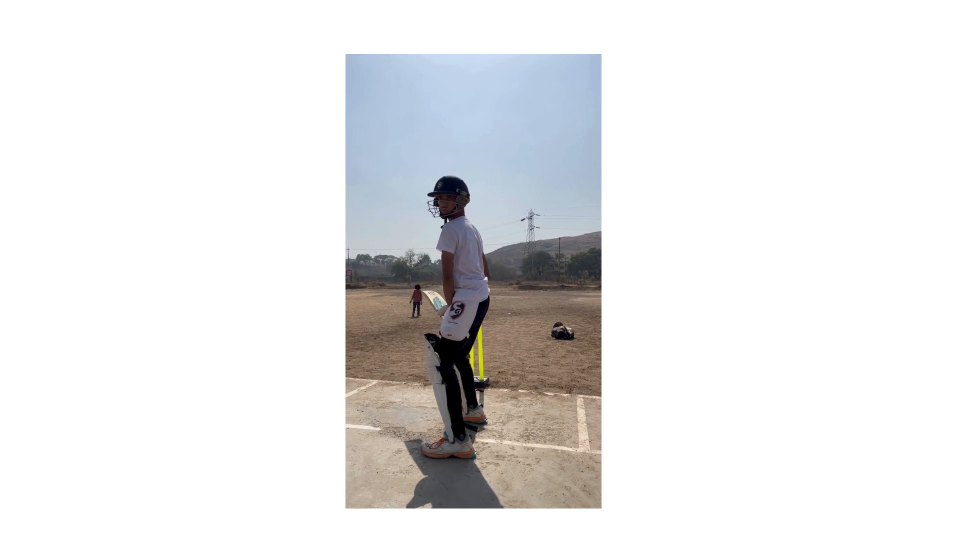
#> input picture frame 21 of batsman.mp4, 1920 x 1080 px, given in place of v1.mp4, which was not available (shown at 1/2 size)
$ python main.py
#> lines starting #> are read from the running program, lines starting #| are printed output that depends on the picture; after the words box and inside, x2 and y2 are one past the last pixel; in counts of white or black regions, pixels touching at a corner belong together; pictures that were not available may be replaced by others from this repository, and a replacement may not be noted
#> (reads config.json from the repository)
#> in main, frame is the input picture: shape (1080, 1920, 3); mean B, G, R 231.6, 231.3, 231.5
### frame_processor.py
#!/usr/bin/env python3
# -*- coding: utf-8 -*-

"""
Frame Processor Module

This module is responsible for processing input video frames, including decoding,
preprocessing, and preparing frames for object detection and tracking.

Team Member Responsibilities:
----------------------------
Member 2: Frame processing, image preprocessing, and optimization for mobile devices
"""

import cv2
import numpy as np
import base64
from typing import Dict, Any, Tuple

class FrameProcessor:
    """
    Processes input frames for the Ball Tracking Module.

    Handles frame decoding, resizing, color conversion, and other preprocessing
    steps to prepare frames for object detection and tracking.

    Team Member Responsibilities:
    ----------------------------
    Member 2: Implementation and optimization of all frame processing methods
    """

    def __init__(self, config: Dict[str, Any]):
        """
        Initialize the Frame Processor with configuration.

        Args:
            config: Dictionary containing configuration parameters
        """
        self.config = config
        self.target_size = config.get("target_size", (640, 480))
        self.use_gpu = config.get("use_gpu", False)

        # Initialize preprocessing parameters
        self.apply_contrast_enhancement = config.get("enhance_contrast", True)
        self.apply_noise_reduction = config.get("reduce_noise", True)
        self.clahe = cv2.createCLAHE(clipLimit=2.0, tileGridSize=(8, 8)) if self.apply_contrast_enhancement else None

    # [32 lines left out: function decode_frame, not called in this run]

    def preprocess_frame(self, frame: np.ndarray) -> np.ndarray:
        """
        Apply preprocessing steps to the frame.

        Args:
            frame: Input frame as numpy array

        Returns:
            Preprocessed frame
        """
        # Resize if needed
        if self.target_size and (frame.shape[1], frame.shape[0]) != self.target_size:
            frame = cv2.resize(frame, self.target_size)

        # Apply noise reduction if enabled
        if self.apply_noise_reduction:
            frame = self._reduce_noise(frame)

        # Apply contrast enhancement if enabled
        if self.apply_contrast_enhancement:
            frame = self._enhance_contrast(frame)

        return frame

    def _reduce_noise(self, frame: np.ndarray) -> np.ndarray:
        """
        Apply noise reduction to the frame.

        Args:
            frame: Input frame

        Returns:
            Noise-reduced frame
        """
        # Use bilateral filter for edge-preserving noise reduction
        return cv2.bilateralFilter(frame, 9, 75, 75)

    def _enhance_contrast(self, frame: np.ndarray) -> np.ndarray:
        """
        Enhance contrast in the frame to improve object visibility.

        Args:
            frame: Input frame

        Returns:
            Contrast-enhanced frame
        """
        # Convert to LAB color space
        lab = cv2.cvtColor(frame, cv2.COLOR_BGR2LAB)
#> lab: shape (1080, 1920, 3); mean of channels 0, 1, 2 232.9, 128.3, 127.9

        # Apply CLAHE to L channel
        l, a, b = cv2.split(lab)
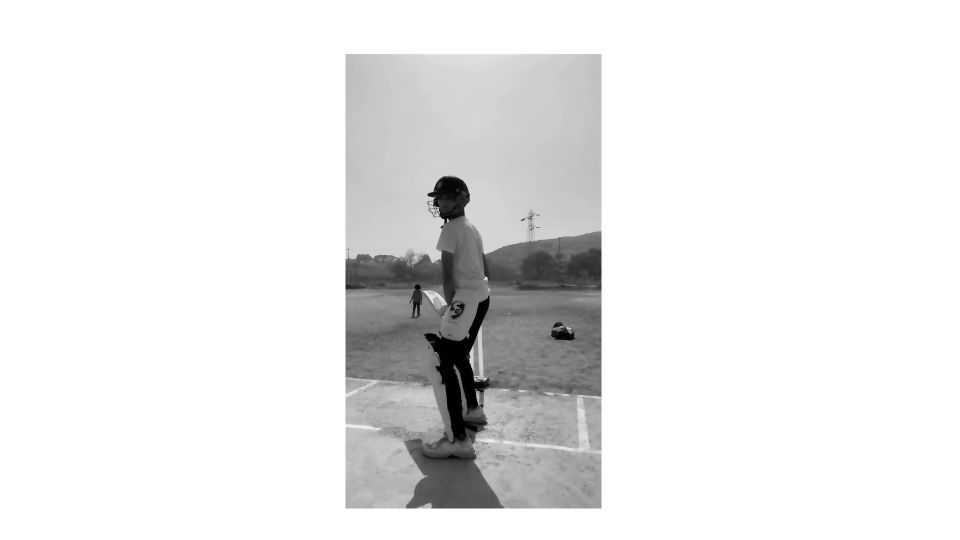
#> l: shape (1080, 1920) (shown at 1/2 size); min 0, max 255, mean 232.9
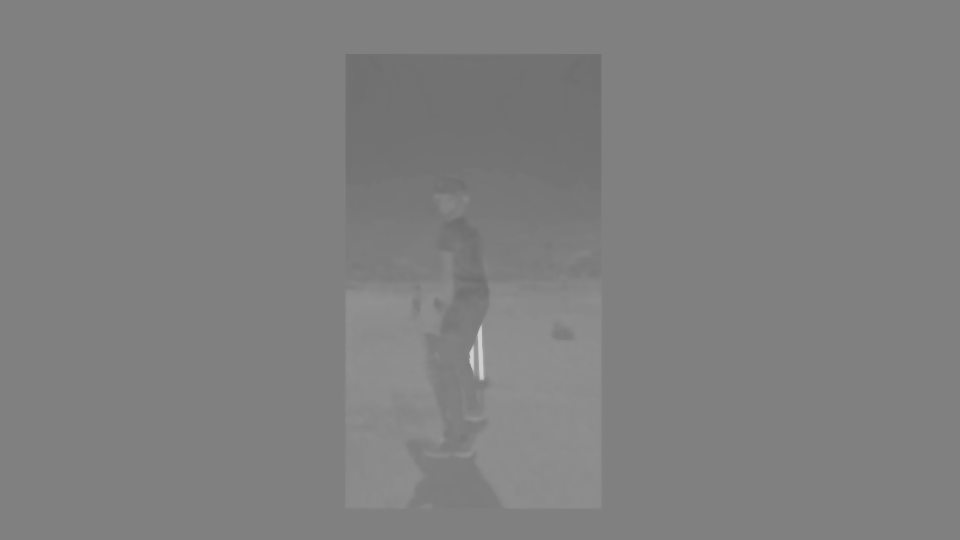
#> b: shape (1080, 1920) (shown at 1/2 size); min 109, max 209, mean 127.9
        l = self.clahe.apply(l)
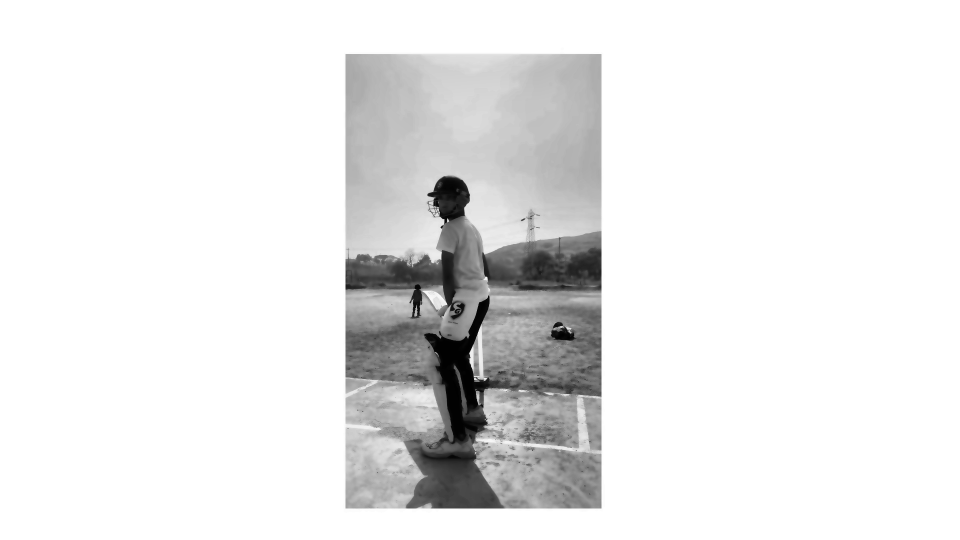
#> l: shape (1080, 1920) (shown at 1/2 size); min 1, max 255, mean 232.8

        # Merge channels and convert back to BGR
        lab = cv2.merge((l, a, b))
#> lab: shape (1080, 1920, 3); mean of channels 0, 1, 2 232.8, 128.3, 127.9
        enhanced = cv2.cvtColor(lab, cv2.COLOR_LAB2BGR)
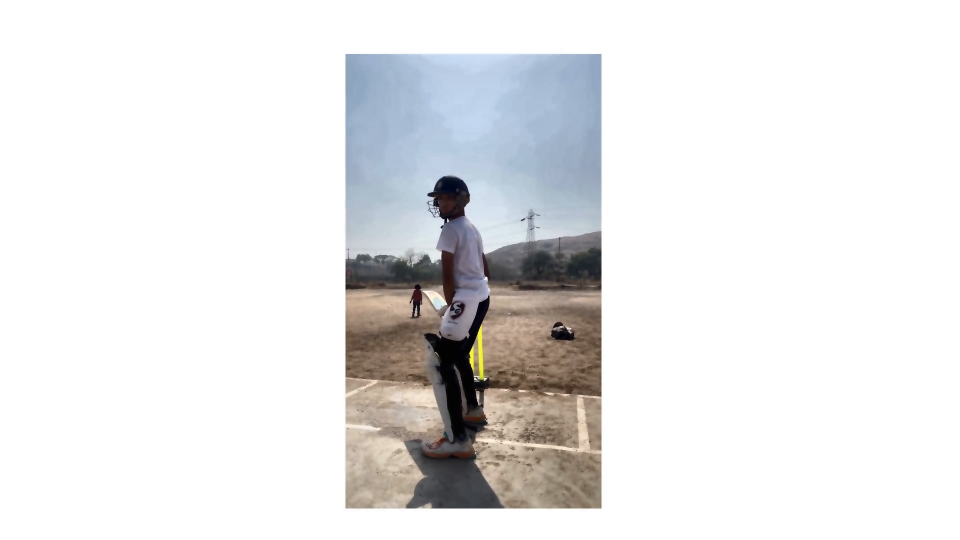
#> enhanced: shape (1080, 1920, 3) (shown at 1/2 size); mean B, G, R 231.7, 231.3, 231.5

        return enhanced

    # [39 lines left out: functions extract_roi, encode_frame, not called in this run]

### object_detector.py
#!/usr/bin/env python3
# -*- coding: utf-8 -*-

"""
Object Detector Module

This module is responsible for detecting cricket-related objects in video frames,
including the ball, stumps, batsman, and bat. It uses a combination of traditional
computer vision techniques and deep learning approaches.

Team Member Responsibilities:
----------------------------
Member 3: Object detection implementation, model training/integration, and detection optimization
"""

import cv2
import numpy as np
from typing import Dict, List, Any, Tuple

class ObjectDetector:
    """
    Detects cricket-related objects in frames.

    This class implements detection algorithms for cricket balls, stumps,
    batsmen, and bats.

    Team Member Responsibilities:
    ----------------------------
    All Members made combined effort :)
    """

    def __init__(self, config: Dict[str, Any]):
        """
        Initialize the Object Detector with configuration.

        Args:
            config: Dictionary containing configuration parameters
        """
        self.config = config
        self.detection_method = config.get("detection_method", "hybrid")
        self.confidence_threshold = config.get("confidence_threshold", 0.5)

        # Initialize detection models based on method
        if self.detection_method in ["deep_learning", "hybrid"]:
            self._init_deep_learning_models()

        # Initialize traditional CV parameters
        self._init_traditional_cv_params()


    def _init_traditional_cv_params(self):
        """Initialize parameters for traditional computer vision approaches."""
        # tuned for yellow ball
        self.ball_color_lower = np.array([30,150,150], dtype=np.uint8)
        self.ball_color_upper = np.array([40,255,255], dtype=np.uint8)
        self.min_ball_radius   = 5

        # Stump detection parameters
        self.stump_color_lower = np.array([0, 0, 200])  # HSV lower bound for white/cream stumps
        self.stump_color_upper = np.array([180, 20, 255])  # HSV upper bound for white/cream stumps

        # Initialize background subtractor for motion detection
        self.bg_subtractor = cv2.createBackgroundSubtractorMOG2(
            history=self.config.get("bg_history", 120),
            varThreshold=self.config.get("bg_threshold", 16)
        )
        self.hog = cv2.HOGDescriptor()
        self.hog.setSVMDetector(cv2.HOGDescriptor_getDefaultPeopleDetector())

    def detect(self, frame: np.ndarray) -> Dict[str, List[Dict[str, Any]]]:
        """
        Detect objects in the frame.

        Args:
            frame: Input frame as numpy array

        Returns:
            Dictionary containing detection results for each object type
        """
        results = {
            "ball": [],
            "stumps": [],
            "batsman": [],
            "bat": []
        }

        # Choose detection method based on configuration
        self._detect_with_traditional_cv(frame, results)

        return results


    def _detect_with_traditional_cv(self, frame: np.ndarray, results: Dict[str, List[Dict[str, Any]]]):
        """
        Detect objects using traditional computer vision techniques.

        Args:
            frame: Input frame
            results: Dictionary to store detection results
        """
        # Detect ball using color and shape
        ball_detections = self._detect_ball_traditional(frame)
        results["ball"] = ball_detections

        # Detect stumps
        stump_detections = self._detect_stumps_traditional(frame)

        results["stumps"] = stump_detections


        # For batsman and bat, traditional methods are less reliable
        # In a real implementation, these would use more sophisticated techniques
        # For now, we'll use traditional method

    def _detect_ball_traditional(self, frame: np.ndarray) -> List[Dict[str, Any]]:
        """
        Detect cricket ball using traditional CV techniques.

        Args:
            frame: Input frame

        Returns:
            List of ball detection results
        """
        hsv  = cv2.cvtColor(frame, cv2.COLOR_BGR2HSV)
#> hsv: shape (1080, 1920, 3); mean H, S, V 15.8, 11.4, 235.1
        mask = cv2.inRange(hsv,
                        self.ball_color_lower,
                        self.ball_color_upper)
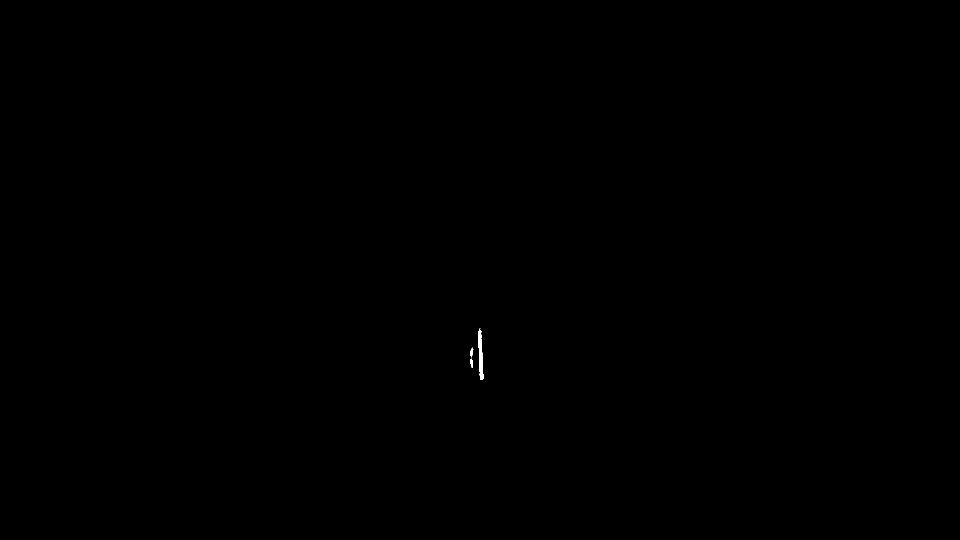
#> mask: shape (1080, 1920) (shown at 1/2 size); 0.04% white; 4 white regions (1 under 20 px), largest, box (x1, y1, x2, y2) and area: (956, 657, 968, 759) 683, (940, 695, 947, 715) 79, (940, 717, 946, 736) 72
        mask = cv2.erode( mask, None, iterations=2)
#> mask: shape (1080, 1920); 0.01% white in thin lines or dots, all inside (x1, y1, x2, y2) = (943, 664, 965, 757)
        mask = cv2.dilate(mask, None, iterations=2)
#> mask: shape (1080, 1920); 0.03% white; 2 white regions

        contours, _ = cv2.findContours(mask,
                                    cv2.RETR_EXTERNAL,
                                    cv2.CHAIN_APPROX_SIMPLE)
#> contours = 2 contours; box (x1, y1, x2, y2) and area: (956, 662, 967, 759) 552, (941, 701, 946, 707) 20
        balls = []
        if contours:
            c = max(contours, key=cv2.contourArea)
#> c = contour of 36 points, box (x1, y1, x2, y2) (956, 662, 967, 759), area 552
            (x,y), radius = cv2.minEnclosingCircle(c)
#> x = 961; y = 710; radius = 48.17
#> in _detect_with_traditional_cv, `ball_detections = self._detect_ball_traditional(frame)`: ball_detections = 1 item
            if radius > self.min_ball_radius:
                balls.append({
                "bbox":       (int(x-radius), int(y-radius),
                                int(2*radius),  int(2*radius)),
                "confidence": 1.0,
                "center":     (int(x), int(y)),
                "radius":     int(radius)
                })
        return balls

    def _detect_stumps_traditional(self, frame: np.ndarray) -> List[Dict[str, Any]]:
        """
        Detect stumps using traditional CV techniques.

        Args:
            frame: Input frame

        Returns:
            List of stump detection results
        """
        hsv = cv2.cvtColor(frame, cv2.COLOR_BGR2HSV)

        # stumps
        lower = np.array([10,  80,  80], dtype=np.uint8)   # H:5–35, S:60–255, V:60–255
        upper = np.array([40, 255, 255], dtype=np.uint8)
        mask  = cv2.inRange(hsv, lower, upper)
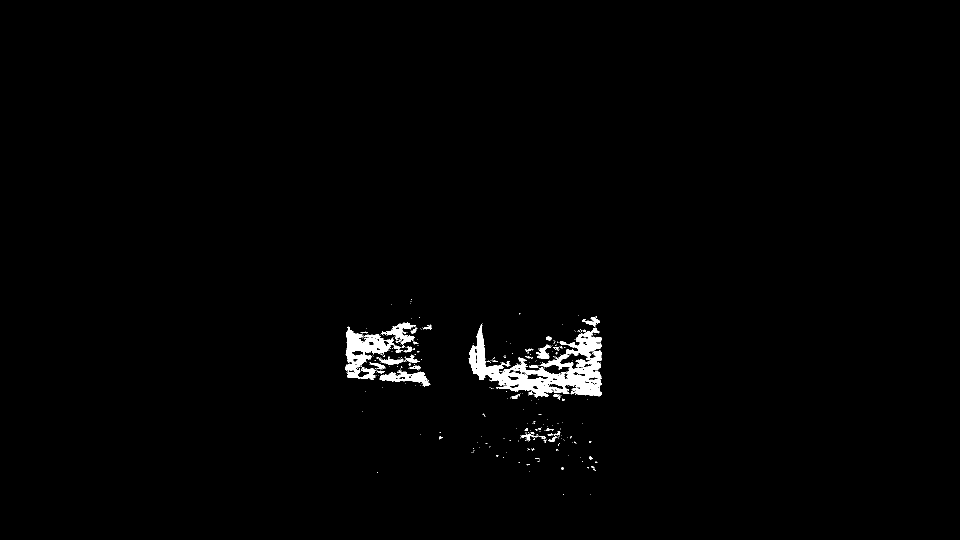
#> mask: shape (1080, 1920) (shown at 1/2 size); 1.2% white; 352 white regions (315 under 20 px)

        # [10 lines of commented-out code are left out]

        contours, _ = cv2.findContours(mask,
                                       cv2.RETR_EXTERNAL,
                                       cv2.CHAIN_APPROX_SIMPLE)
#> contours = 341 contours, 315 with area under 20; largest, box (x1, y1, x2, y2) and area: (937, 648, 1203, 796) 14596, (691, 653, 803, 757) 4010, (759, 742, 860, 773) 1322, (763, 645, 832, 690) 918, (721, 733, 753, 759) 334

        stumps = []
        for c in contours:
            x,y,w,h = cv2.boundingRect(c)
            aspect = h / float(w) if w>0 else 0

            # only keep nice tall thin pieces
            if h > 75 and aspect > 3.0:
                stumps.append({
                    "bbox":       (x, y, w, h),
                    "confidence": 1.0,
                    "top":        (x + w//2, y),
                    "bottom":     (x + w//2, y + h)
                })
#> this loop made 341 passes
#> (x, y, w, h, aspect) on passes 1, 4, 7: (1180, 988, 1, 1, 1), (1058, 943, 1, 1, 1), (1174, 934, 4, 3, 0.75)
#> after the loop, stumps = []

        return stumps

### main.py
import cv2
import json
import argparse
from frame_processor import FrameProcessor
from object_detector import ObjectDetector


def parse_arguments():
    parser = argparse.ArgumentParser(description="Ball and Object Tracker Module")
    parser.add_argument('--config', type=str, default='config.json', help='Path to config file')
    parser.add_argument('--input', type=str, default='v1.mp4', help='Input video path')
    parser.add_argument('--output', type=str, default='output.json', help='Output JSON path')
    parser.add_argument('--visualize', action='store_true', help='Visualize detections')
    return parser.parse_args()


def main():
    args = parse_arguments()

    # Load config
    with open(args.config) as f:
        config = json.load(f)

    # Initialize processors
    processor = FrameProcessor(config.get('frame_processor', {}))
    detector = ObjectDetector(config.get('object_detector', {}))

    cap = cv2.VideoCapture(args.input)
    frame_id = 0
    all_outputs = []

    while True:
        ret, frame = cap.read()
        if not ret:
            break

        timestamp = cap.get(cv2.CAP_PROP_POS_MSEC) / 1000.0

        processed_frame = processor.preprocess_frame(frame)
        detections = detector.detect(processed_frame)
#> detections = 4 items

        output = {
            "frame_id": frame_id,
            "timestamp": timestamp,
            "detections": {
                "ball": detections.get("ball", []),
                "stumps": detections.get("stumps", [])
            }
        }
        all_outputs.append(output)

        if args.visualize:
            for obj in output['detections']['ball']:
                x, y, w, h = obj['bbox']
                cv2.rectangle(processed_frame, (x, y), (x + w, y + h), (0, 255, 255), 2)
                cv2.putText(processed_frame, 'Ball', (x, y - 10), cv2.FONT_HERSHEY_SIMPLEX, 0.6, (0, 255, 255), 2)

            for obj in output['detections']['stumps']:
                x, y, w, h = obj['bbox']
                cv2.rectangle(processed_frame, (x, y), (x + w, y + h), (255, 0, 0), 2)
                cv2.putText(processed_frame, 'Stumps', (x, y - 10), cv2.FONT_HERSHEY_SIMPLEX, 0.6, (255, 0, 0), 2)

            cv2.imshow("Detections", processed_frame)
            if cv2.waitKey(1) & 0xFF == ord('q'):
                break

        frame_id += 1

    cap.release()
    cv2.destroyAllWindows()

    # Save outputs
    with open(args.output, 'w') as f:
        json.dump(all_outputs, f, indent=2)


if __name__ == "__main__":
    main()
